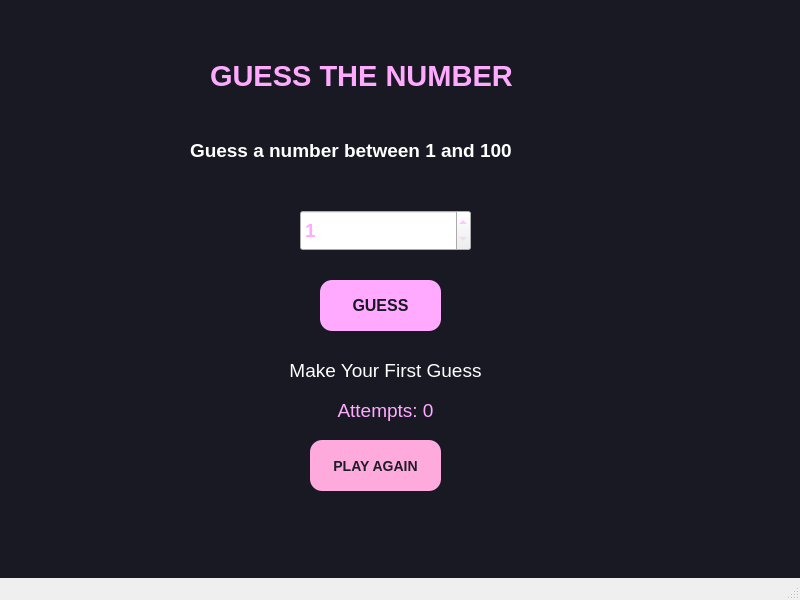
<?xml version="1.0" encoding="UTF-8"?>
<ui version="4.0">
 <class>MainWindow</class>
 <widget class="QMainWindow" name="MainWindow">
  <property name="geometry">
   <rect>
    <x>0</x>
    <y>0</y>
    <width>800</width>
    <height>600</height>
   </rect>
  </property>
  <property name="font">
   <font>
    <pointsize>13</pointsize>
   </font>
  </property>
  <property name="windowTitle">
   <string>MainWindow</string>
  </property>
  <property name="styleSheet">
   <string notr="true">QWidget#centralwidget {
    background-color: rgb(25, 25, 35);
}</string>
  </property>
  <widget class="QWidget" name="centralwidget">
   <widget class="QLabel" name="label">
    <property name="geometry">
     <rect>
      <x>210</x>
      <y>60</y>
      <width>401</width>
      <height>31</height>
     </rect>
    </property>
    <property name="font">
     <font>
      <pointsize>22</pointsize>
      <bold>true</bold>
     </font>
    </property>
    <property name="mouseTracking">
     <bool>false</bool>
    </property>
    <property name="tabletTracking">
     <bool>false</bool>
    </property>
    <property name="styleSheet">
     <string notr="true">color: rgb(255, 170, 255);
background-color: transparent;</string>
    </property>
    <property name="text">
     <string>GUESS THE NUMBER</string>
    </property>
   </widget>
   <widget class="QLabel" name="label_2">
    <property name="geometry">
     <rect>
      <x>190</x>
      <y>140</y>
      <width>511</width>
      <height>21</height>
     </rect>
    </property>
    <property name="font">
     <font>
      <pointsize>14</pointsize>
      <italic>false</italic>
      <bold>true</bold>
      <underline>false</underline>
     </font>
    </property>
    <property name="styleSheet">
     <string notr="true">color: rgb(255,255, 255)
</string>
    </property>
    <property name="text">
     <string>Guess a number between 1 and 100</string>
    </property>
   </widget>
   <widget class="QSpinBox" name="spinBox">
    <property name="geometry">
     <rect>
      <x>300</x>
      <y>210</y>
      <width>171</width>
      <height>41</height>
     </rect>
    </property>
    <property name="font">
     <font>
      <pointsize>14</pointsize>
      <bold>true</bold>
     </font>
    </property>
    <property name="styleSheet">
     <string notr="true">color:rgb(255, 170, 255);</string>
    </property>
    <property name="minimum">
     <number>1</number>
    </property>
    <property name="maximum">
     <number>100</number>
    </property>
   </widget>
   <widget class="QPushButton" name="pushButton">
    <property name="geometry">
     <rect>
      <x>320</x>
      <y>280</y>
      <width>121</width>
      <height>51</height>
     </rect>
    </property>
    <property name="styleSheet">
     <string notr="true">QPushButton {
    background-color: rgb(255, 170, 255);
    color: rgb(25, 25, 35);
    border-radius: 12px;
    padding: 12px;
    font-weight: bold;
    font-size: 16px;
}

QPushButton:hover {
    background-color: rgb(255, 120, 220);
}</string>
    </property>
    <property name="text">
     <string>GUESS</string>
    </property>
   </widget>
   <widget class="QLabel" name="resultLabel">
    <property name="geometry">
     <rect>
      <x>260</x>
      <y>360</y>
      <width>251</width>
      <height>20</height>
     </rect>
    </property>
    <property name="font">
     <font>
      <pointsize>14</pointsize>
     </font>
    </property>
    <property name="styleSheet">
     <string notr="true">color:rgb(255, 255, 255)</string>
    </property>
    <property name="text">
     <string>Make Your First Guess</string>
    </property>
    <property name="alignment">
     <set>Qt::AlignmentFlag::AlignCenter</set>
    </property>
   </widget>
   <widget class="QLabel" name="attemptsLabl">
    <property name="geometry">
     <rect>
      <x>310</x>
      <y>380</y>
      <width>151</width>
      <height>61</height>
     </rect>
    </property>
    <property name="font">
     <font>
      <pointsize>14</pointsize>
     </font>
    </property>
    <property name="styleSheet">
     <string notr="true">color: rgb(255, 170, 255);</string>
    </property>
    <property name="text">
     <string>Attempts: 0</string>
    </property>
    <property name="alignment">
     <set>Qt::AlignmentFlag::AlignCenter</set>
    </property>
   </widget>
   <widget class="QPushButton" name="pushButton_2">
    <property name="geometry">
     <rect>
      <x>310</x>
      <y>440</y>
      <width>131</width>
      <height>51</height>
     </rect>
    </property>
    <property name="font">
     <font>
      <pointsize>-1</pointsize>
      <bold>true</bold>
     </font>
    </property>
    <property name="styleSheet">
     <string notr="true">background-color: rgb(255, 170, 220);
color: rgb(30, 30, 40);
border-radius: 12px;
padding: 10px;
font-weight: bold;
font-size: 14px;</string>
    </property>
    <property name="text">
     <string>PLAY AGAIN</string>
    </property>
   </widget>
  </widget>
  <widget class="QMenuBar" name="menubar">
   <property name="geometry">
    <rect>
     <x>0</x>
     <y>0</y>
     <width>800</width>
     <height>26</height>
    </rect>
   </property>
  </widget>
  <widget class="QStatusBar" name="statusbar"/>
 </widget>
 <resources/>
 <connections/>
</ui>
